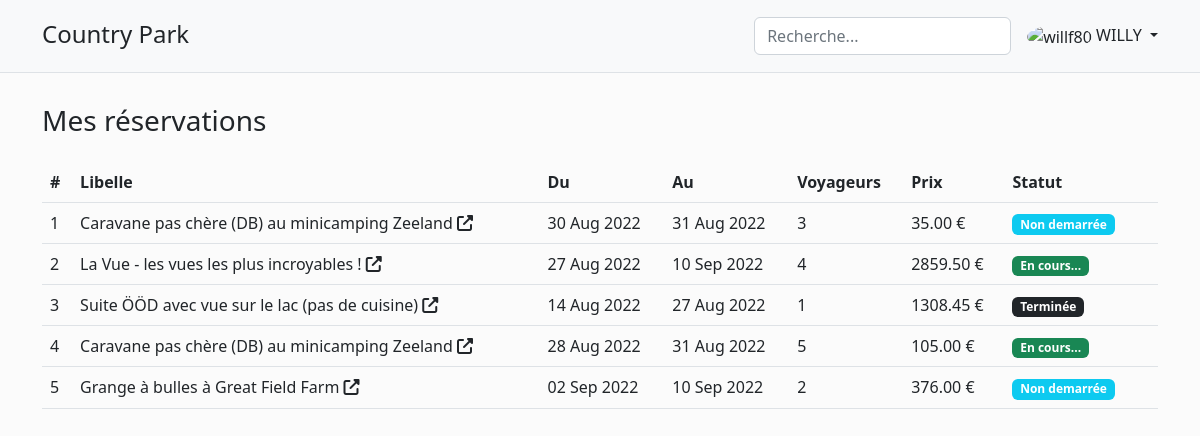
/reservation.php (signed in), run on an earlier commit of the app's database.
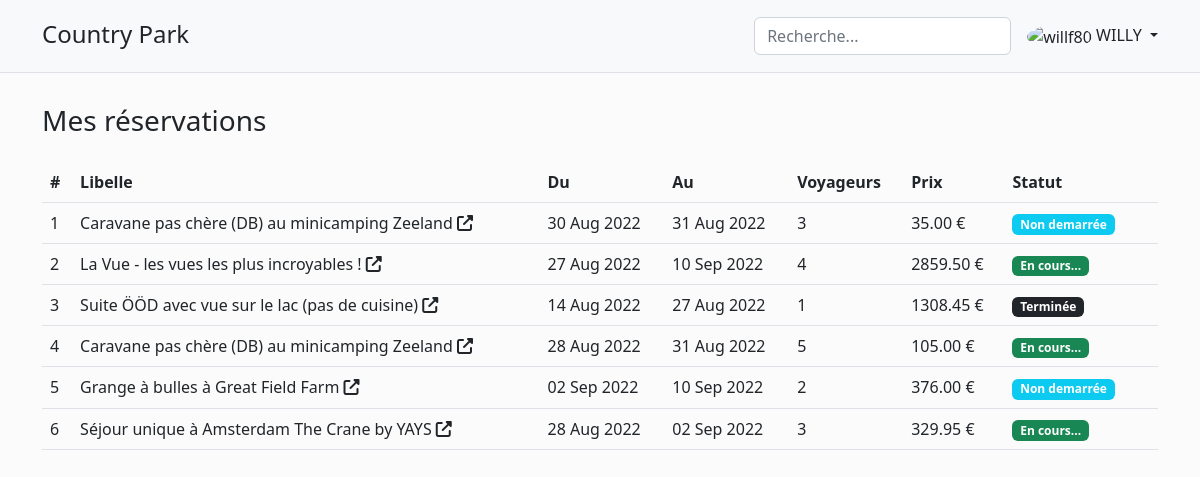
And on a later commit of the database.
### tables this page shows
CREATE TABLE `reservations` (
  `id` int(11) NOT NULL,
  `arrivee` date NOT NULL,
  `depart` date NOT NULL,
  `voyageurs` int(11) NOT NULL,
  `prix` decimal(10,2) NOT NULL,
  `bienId` int(11) NOT NULL,
  `userId` int(11) NOT NULL
);

CREATE TABLE `biens` (
  `id` int(11) NOT NULL,
  `libelle` varchar(100) NOT NULL,
  `datedebut` date NOT NULL,
  `datefin` date NOT NULL,
  `prix` decimal(10,2) NOT NULL,
  `descriptions` text NOT NULL,
  `capacite` int(11) NOT NULL,
  `typebien` int(11) NOT NULL
);

### includes/db/reservation.sql.php (called while the page is built, shortened)
<?php
function get_current_user_reservations()
{
    $pdo = get_connexion_pdo();
    $query = $pdo->prepare("SELECT *, prix * DATEDIFF(depart, arrivee) as prixTotal FROM reservations WHERE userId = :userId");
    $query->bindValue(":userId", $_SESSION['id']);
    $query->execute();
    return $query->fetchAll();
}

### includes/db/biens.sql.php (called while the page is built, shortened)
<?php
function get_bien_by_id($id) {
    $pdo = get_connexion_pdo();
    $queryPrepare = $pdo->prepare("SELECT * FROM biens WHERE id = :id");
    $queryPrepare->bindParam(':id', $id);
    $queryPrepare->execute();
    return $queryPrepare->fetch();
}

### reservation.php (the view, shortened to what this page needs)
<?php
require_once 'includes/page_header.php';
require_once 'includes/sections/navbar.php';
require_once 'includes/db/biens.sql.php';
?>
<?php
$myReservations = get_current_user_reservations();
?>
<div class="container">
    <div class="mb-sm-4 d-block" style="padding-bottom: 80px;"></div>
    <h3 class="mb-4">Mes réservations</h3>
    <table class="table ">
        <thead>
            <th>#</th>
            <th>Libelle</th>
            <th>Du</th>
            <th>Au</th>
            <th>Voyageurs</th>
            <th>Prix</th>
            <th>Statut</th>
            <th></th>
        </thead>
        <tbody>
            <?php
            $count = 1;
            foreach ($myReservations as $reservation) {
                $now = date_create();
                $dateArrivee = date_create($reservation['arrivee']);
                $dateDepart = date_create($reservation['depart']);
            ?>
                <tr>
                    <td><?= $count ?></td>
                    <td>
                    <?php
                        $bien = get_bien_by_id($reservation['bienId']);
                    ?>
                    <a class="text-decoration-none text-dark" href="<?= 'bien.php?id='.$bien['id'] ?>"><?= $bien['libelle']; ?> <i class="fa-solid fa-up-right-from-square"></i></a>
                    </td>
                    <td><?= date_format(date_create($reservation['arrivee']), 'd M Y') ?></td>
                    <td><?= date_format(date_create($reservation['depart']), 'd M Y') ?></td>
                    <td><?= $reservation['voyageurs'] ?></td>
                    <td><?= $reservation['prixTotal'] ?> €</td>
                    <td>
                        <?php if ($now < $dateArrivee) { ?><span class="badge bg-info"> Non demarrée</span> <?php } ?>
                        <?php if ($now >= $dateArrivee && $now <= $dateDepart) { ?><span class="badge bg-success">En cours...</span> <?php } ?>
                        <?php if ($now > $dateDepart) { ?><span class="badge bg-dark">Terminée</span> <?php } ?>
                    </td>
                    <td></td>
                </tr>
            <?php
            $count++;
            }
            ?>
        </tbody>
    </table>
</div>
<?php require 'includes/page_footer.php' ?>

What changed in the data, as far as the page shows it:
now on this page (row edited): reservations: bienId.libelle "Séjour unique à Amsterdam The Crane by YAYS", arrivee "28 Aug 2022", depart "02 Sep 2022", voyageurs "3", prixTotal "329.95", shows "En cours..."
